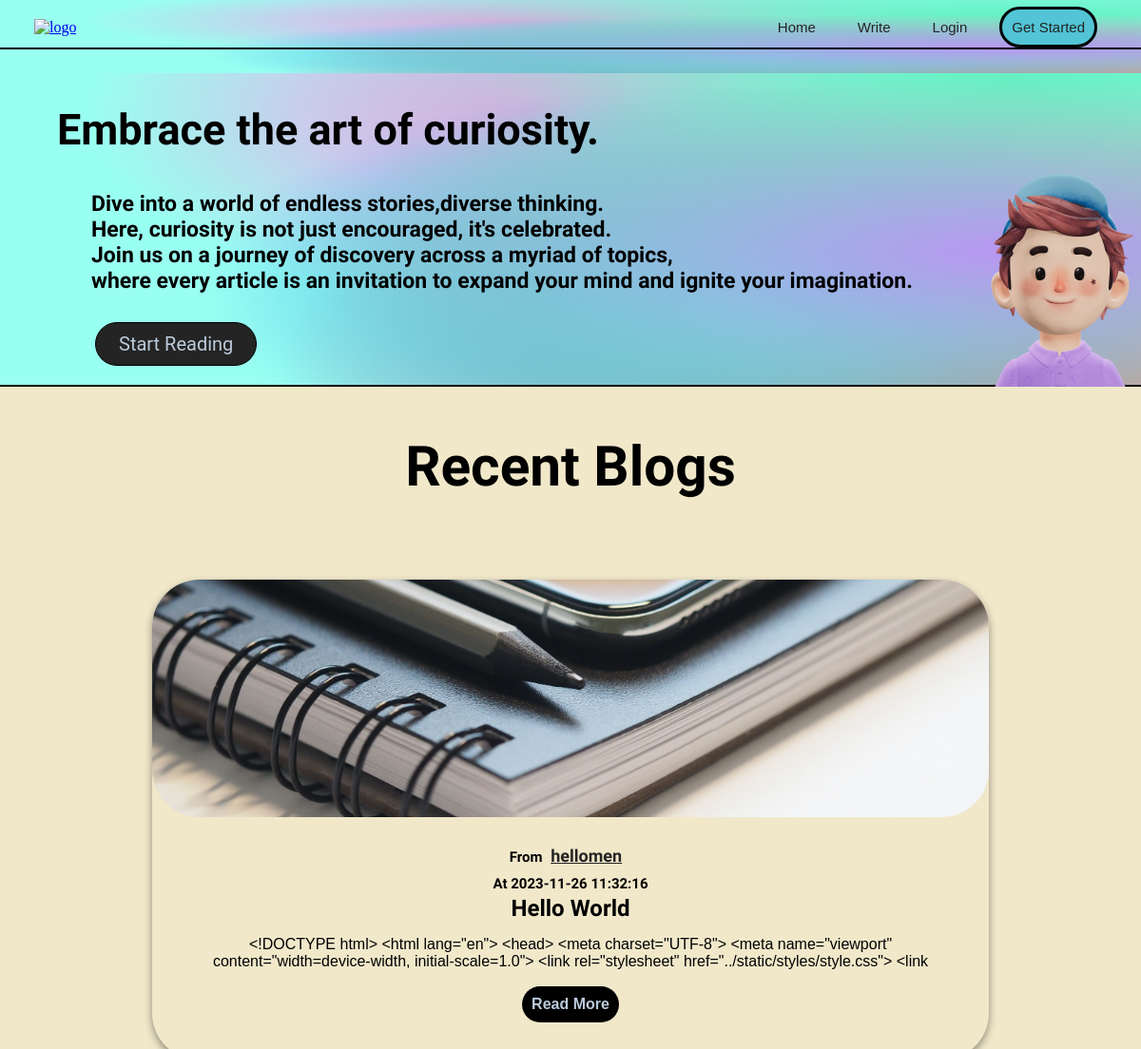
Page /home on the earlier database version.
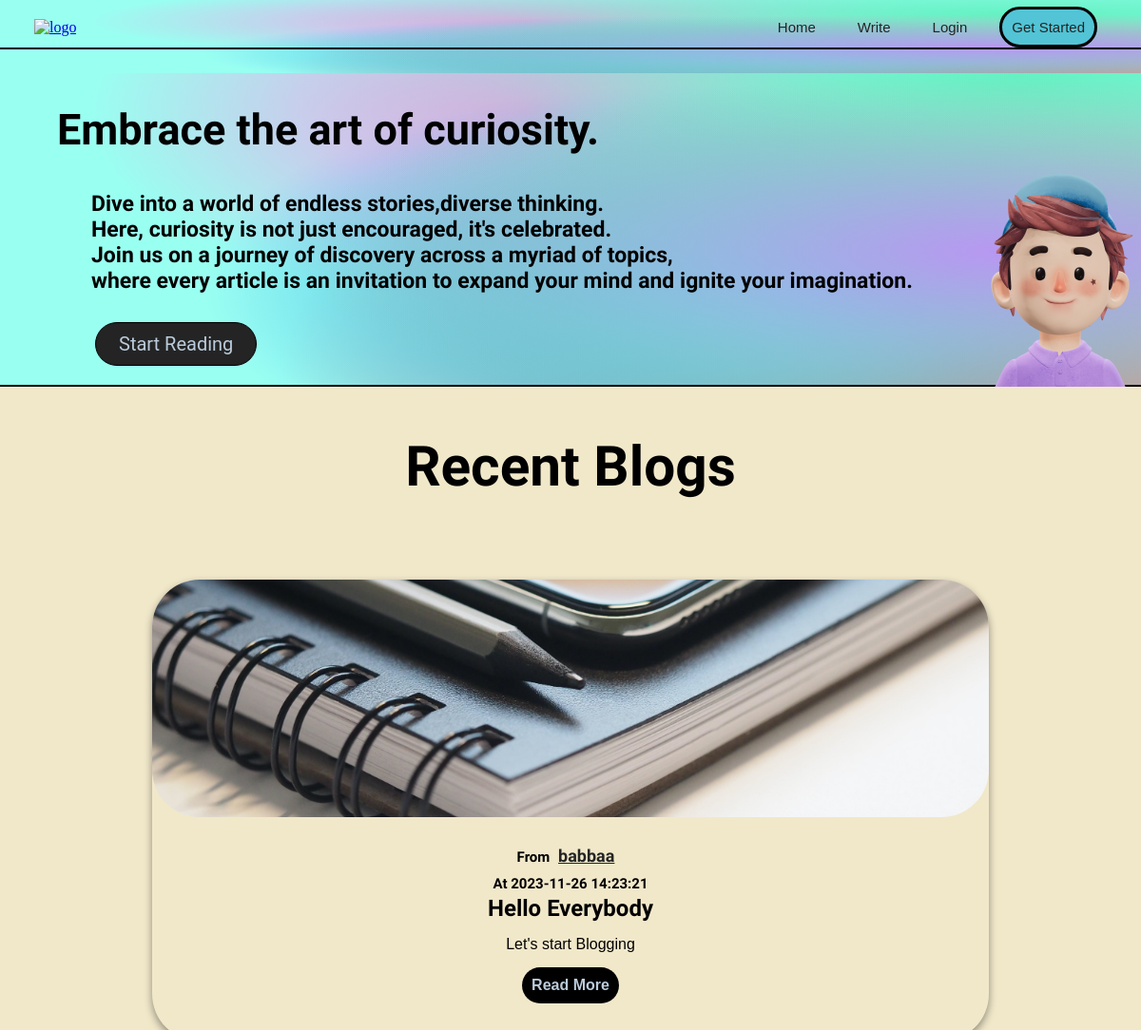
Same page on the later database version.
### public/models.py (models this page shows)
class Post(db.Model):
    id = db.Column(db.Integer, primary_key=True)
    article = db.Column(db.Text, nullable=False)
    title = db.Column(db.Text, nullable=False)
    created_at = db.Column(db.DateTime(timezone=True), default=func.now())
    author = db.Column(db.Integer, db.ForeignKey('user.id', ondelete="CASCADE"), nullable=False)

class User(db.Model, UserMixin):
    id = db.Column(db.Integer, primary_key=True)
    username = db.Column(db.String(50), unique=True, nullable=False)
    password = db.Column(db.String(60), nullable=False)
    email = db.Column(db.String(120), unique=True, nullable=False)
    created_at = db.Column(db.DateTime(timezone=True), default=func.now())
    posts = db.relationship('Post', backref='user', passive_deletes=True)

### public/home.py (the view)
@views.route("/")
@views.route("/home")
def home():
    posts = Post.query.order_by(Post.created_at.desc()).all()
    return render_template("index.html", user=current_user, posts=posts)

### public/templates/index.html (shortened to what this page needs)
<!DOCTYPE html>
<html lang="en">
<head>
    <link rel="stylesheet" href="../static/styles/style.css">
</head>
<body>
    <header>
        <div>
            <div class="logo">
                <nav>
                    <a href="/"><img src="../static/images/—Pngtree—letter b logo_6059128.png" alt="logo" width="60px"></a>
                    <ul>
                        <li><a href="/" class="home">Home</a></li>
                        <li><a href="/post" class="about">Write</a></li>
                        {% if user.is_authenticated %}
                        <li><a href="/logout" class="logout">Logout</a></li>
                        {% else %}
                        <li><a href="/login" class="login">Login</a></li>
                        <li><a href="/signup" class="start">Get Started</a></li>
                        {% endif %}
                    </ul>
                </nav>
            </div>
            <hr class="hr1">
        </div>
    </header>
    <div class="mini-header">
        <h2 class="title">Embrace the art of curiosity.</h2>
        {% if not user.is_authenticated %}
            <img src="../static/images/peeps-avatar-alpha.png" alt="" width="250" class="sapiens">
        {% else %}
            <img src="../static/images/peeps-avatar-alpha (2).png" alt="" width="250" class="sapiens1">
        {% endif %}
        <h3 class="intro">Dive into a world of endless stories,diverse thinking.<br>Here, curiosity is not just
            encouraged,
            it's celebrated.<br>Join us on a journey of discovery across a myriad of topics,<br>where every article is
            an
            invitation to expand your mind and ignite your imagination.</h3>
	{% if not user.is_authenticated %}
		<p class="p1"><a href="/signup">Start Reading</a></p>
	{% endif %}
        <hr class="hr2">
    </div>
    <section class="container">
        <div class="recent">
            <h3>Recent Blogs</h3>
        </div>
        <div class="section">
            {% for post in posts %}
            <div class="card">
                <div class="image-section img-one"></div>
                <div class="content">
                    <h3>
                        From <a href="/posts/{{post.user.username}}" class="posts">{{ post.user.username }}</a><br> At {{ post.created_at }}
                    </h3>
                    <h2>
                        {{ post.title }}
                    </h2>
                    <p>
                        {{ post.article }}
                    </p>
                    <a href="/blog/{{post.id}}" class="button"><strong>Read More</strong></a>
                </div>
            </div>
        {% endfor %}
        </div>
    </section>
</body>
</html>

### public/static/styles/style.css (style rules this page uses)
* { margin: 0px; padding: 0px; box-sizing: border-box; }
body { margin: 0; padding: 0; background-color: #F1E8CA; background-attachment: fixed; background-size: cover; }
header { position: fixed; width: 100%; height: 77px; }
header, .mini-header { background-color:#99fff1; background-image: radial-gradient(at 88% 65%, hsla(262,78%,77%,1) 0px, transparent 50%), radial-gradient(at 69% 75%, hsla(167,81%,65%,1) 0px, transparent 50%), radial-gradient(at 87% 65%, hsla(120,82%,74%,1) 0px, transparent 50%), radial-gradient(at 89% 20%, hsla(160,84%,67%,1) 0px, transparent 50%), radial-gradient(at 61% 74%, hsla(214,99%,62%,1) 0px, transparent 50%), radial-gradient(at 84% 94%, hsla(1,96%,65%,1) 0px, transparent 50%), radial-gradient(at 46% 29%, hsla(312,89%,79%,1) 0px, transparent 50%); overflow: hidden; }
.logo { padding: 10px 3%; }
h2.title { padding: 160px 5%; margin-top: -50px; }
nav { display: flex; align-items: center; justify-content: space-between; }
nav ul li { display: inline-block; margin: 10px 10px; }
nav ul li a { color: #242424; text-decoration: none; font-size: 15px; padding: 10px; font-family: 'Robot', sans-serif; }
nav ul li a.start, nav ul li a.logout { border: 3px solid black; border-radius: 50px; width: max-content; background-color: #52C4D5; }
h2.title { font-family: 'Kdam Thmor Pro', sans-serif; font-size: 45px; }
h3.intro { font-family: 'Dosis', sans-serif; font-size: 23px; margin-top: -150px; padding: 10px 8%; }
hr.hr1 { margin-top: -8px; }
hr.hr1, hr.hr2 { border: 1px solid black; }
p.p1 { font-size: 20px; font-family: 'Roboto', sans-serif; border: 1px solid black; border-radius: 50px; width: max-content; background-color: #242424; margin-left: 100px; display: flex; align-items: center; padding: 10px 2%; margin-top: 20px; margin-bottom: 20px; }
p.p1 a { text-decoration: none; color: #bbcbdb; }
section.container div.recent { display: flex; justify-content: center; font-family: 'Dosis', sans-serif; margin-top: 50px; font-size: 50px; }
.section { width: 75%; margin: 75px auto; display: grid; grid-template-columns: repeat(auto-fit, minmax(250px, 1fr)); column-gap: 20px; }
.section h3 { font-family: 'Dosis', sans-serif; color: #000000; margin-bottom: 3px; font-size: 15px; }
section div.card { margin: 10px; box-shadow: 0px 4px 8px 0px rgba(0, 0, 0, 0.4); border-radius: 50px; }
section div.content { padding: 20px 10px; text-align: center; }
section h2 { font-family: 'Dosis', sans-serif; }
section p { font-family: "poppins", sans-serif; font-size: 16px; margin: 15px; max-height: 38px; overflow: hidden; }
section a { font-family: "poppins", sans-serif; padding: 10px; text-decoration: none; font-size: 16px; display: inline-block; background-color: black; color: #bbcbdb; border-radius: 50px; margin-bottom: 20px; }
section div.image-section { min-height: 250px; }
section div.img-one { background-image: url(../images/Blog.jpg); background-repeat: no-repeat; background-size: cover; background-position: center; border-radius: 50px; }
.sapiens { margin-left: 990px; margin-top: -253px; margin-bottom: -75px; }
.section a.posts { background-color: transparent; color: #242424; margin: 0px; margin-left: -5px; font-family: 'Dosis', sans-serif; font-size: 18px; text-decoration: underline; }

Differences in the rows shown:
removed Post: user.username "hellomen", created_at "2023-11-26 11:32:16", title "Hello World", article "<!DOCTYPE html> <html lang=\"en\"> <head> <meta charset=\"UTF-8\"> <meta name=\"viewport\" content=\"width=device-width, initial-scale=1.0\"> <link rel=\"stylesheet\" href=\"../static/styles/style.css\"> <link…"
added Post: user.username "babbaa", created_at "2023-11-26 14:23:21", title "Hello Everybody", article "Let's start Blogging"
